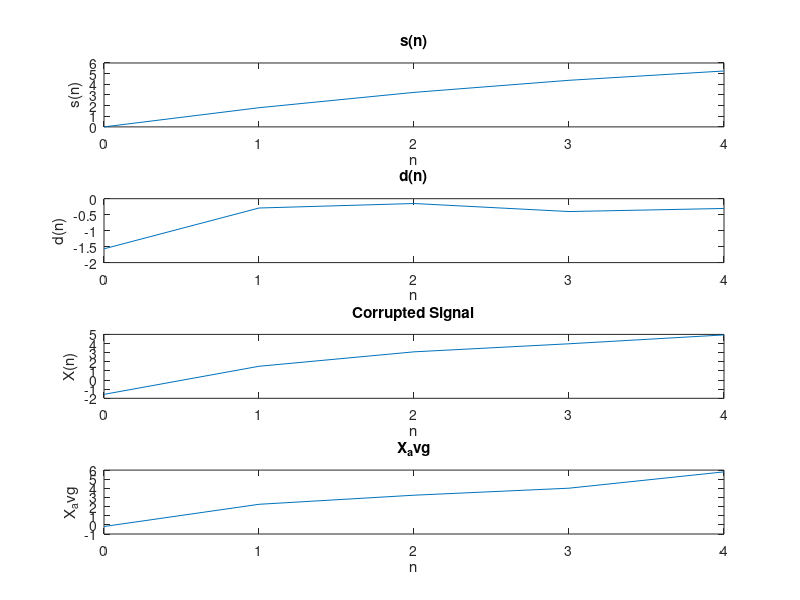

Recreate this plot in MATLAB.
clear all
clc
close all
% Number of samples
N = input("Enter the value of N : ");

% uncorrupted signal s(n)
n = 0:N-1;
s = 2 * (0.9 .^ n) .* n;

% random noise d(n)
d = randn(1, N);

% Noise corrupted signal
corrupted_sig = s + d;

% X Avarage 
x_avg = zeros(1, N);
k = input("Enter the value of K : "); 
for i = 1:k
    noise = randn(1, N);
    x_avg = x_avg + (s + noise);
end
x_avg = x_avg / k;

% Plotting
figure;
subplot(4,1,1);
plot(n, s);
title('s(n)');
xlabel('n');
ylabel('s(n)');

subplot(4,1,2);
plot(n, d);
title('d(n)');
xlabel('n');
ylabel('d(n)');

subplot(4,1,3);
plot(n, corrupted_sig);
title('Corrupted Signal');
xlabel('n');
ylabel('X(n)');

subplot(4,1,4);
plot(n, x_avg);
title('X_avg');
xlabel('n');
ylabel('X_avg');

